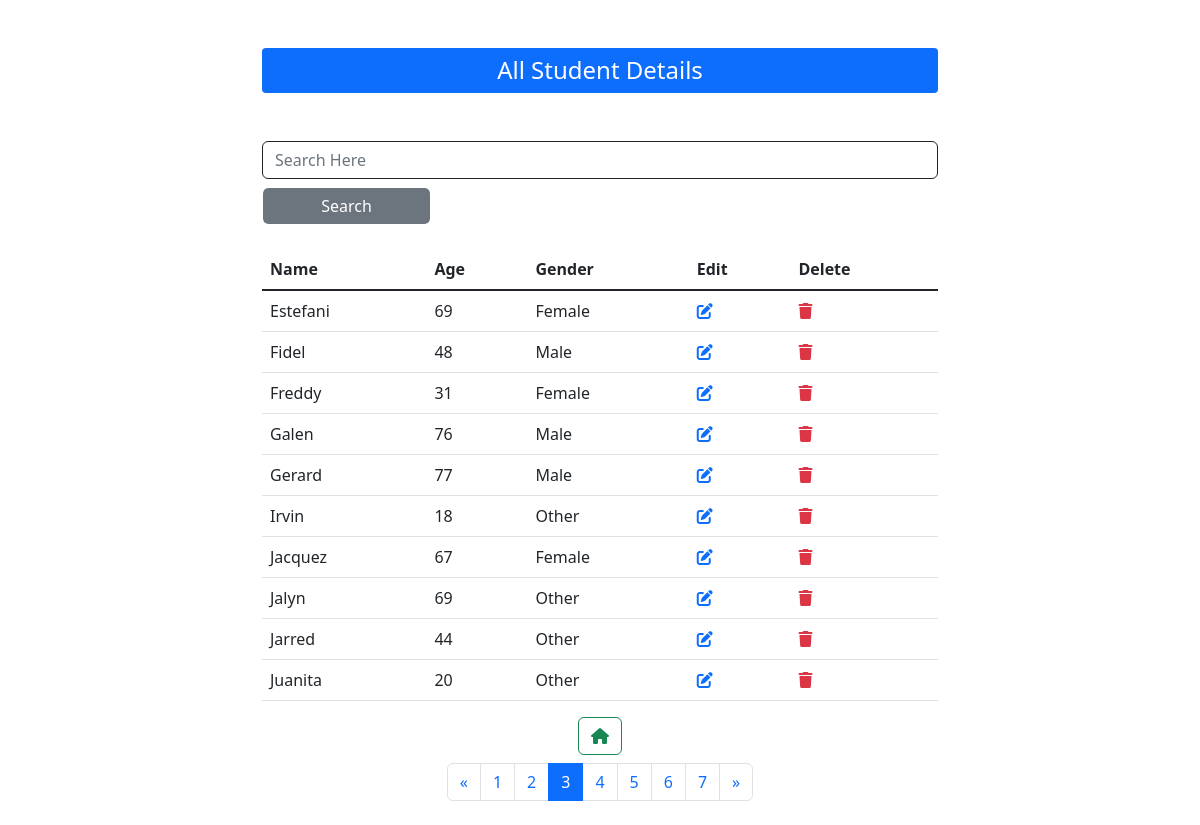
/allstduent/?page=3, run on the app's committed database.
### core/models.py (models this page shows)
class Student(models.Model):
    name = models.CharField(max_length=100)
    age = models.IntegerField()
    gender = models.CharField(choices=SELECT_GENDER,max_length=100)

### core/views.py (the view)
# urls.py: path('allstduent/', views.all_student, name="allstudent"),
def all_student(request):
    name = request.GET.get('byName')
    students = Student.objects.all()
    if name:
        students=students.filter(Q(name__icontains=name) | Q(gender=name))
    students = students.order_by("name")
    paginator = Paginator(students,per_page=10,orphans=2)
    page = request.GET.get('page',1)
    page_obj = paginator.get_page(page)
    page_range = paginator.get_elided_page_range(number=page)
    context = {
        'students': students,
        'page_obj':page_obj,
        "page_range":page_range
    }
    return render(request,"core/all_student.html",context)

### core/templates/core/all_student.html (shortened to what this page needs)
{% extends "core/base.html" %}
{% block content %}
<div class="student-details container">
    <h4 class="bg-primary text-center my-5 text-white py-2 rounded-1">All Student Details</h4>
    <form action="" method="get" >
        <div class="fom-control">
            <input type="text" name="byName" required class="form-control" placeholder ="Search Here" autocomplete="off">
            <input type="submit" value="Search" class="form-control w-25 bg-secondary text-white mt-2"  autocomplete="off">
        </div>
    </form>
    <table class="table mt-4">
        <thead>
            <tr>
                <th scope="col">Name</th>
                <th scope="col">Age</th>
                <th scope="col">Gender</th>
                <th scope="col">Edit</th>
                <th scope="col">Delete</th>
            </tr>
        </thead>
        <tbody class="table-group-divider">
        {% for student in page_obj %}
                <tr>
                    <td scope="row">{{ student.name }}</td>
                    <td scope="row">{{ student.age }}</td>
                    <td scope="row">{{ student.gender }}</td>
                     <td scope="row">
                        <a class="btn-sm" href="{% url 'edit' student.id %}">
                            <i class="fa-solid fa-edit"></i>
                        </a>
                    </td>
                    <td scope="row">
                        <a class="text-danger btn-sm" href="{% url 'delete' student.id %}">
                            <i class="fa-solid fa-trash"></i>
                        </a>
                    </td>
                </tr>
            {% endfor %}
        </tbody>
    </table>
    <div class="text-center mx-3">
        <a href="{% url "home" %}" class="btn btn-outline-success"><i class="fa fa-home" aria-hidden="true"></i></a>
    </div>
    <ul class="pagination justify-content-center flex-wrap mt-2 mb-4">
        {% if page_obj.has_previous %}
            <li class="page-item"><a class="page-link" href="?page={{ page_obj.previous_page_number }}">&laquo;</a></li>
        {% else %}
            <li class="disabled page-item"><span class="page-link">&laquo;</span></li>
        {% endif %}
        {% for i in page_range|default_if_none:page_obj.paginator.get_elided_page_range %}
            {% if page_obj.number == i %}
                <li class="active page-item">
                    <span class="page-link">{{ i }} <span class="sr-only bg-black">(current)</span></span>
                </li>
            {% else %}
                {% if i == page_obj.paginator.ELLIPSIS %}
                    <li class="page-item"><span class="page-link">{{ i }}</span></li>
                {% else %}
                    <li class="page-item"><a class="page-link" href="?page={{ i }}">{{ i }}</a></li>
                {% endif %}
            {% endif %}
        {% endfor %}
        {% if page_obj.has_next %}
            <li class="page-item"><a class="page-link" href="?page={{ page_obj.next_page_number }}">&raquo;</a></li>
        {% else %}
            <li class="disabled page-item"><span class="page-link">&raquo;</span></li>
        {% endif %}
    </ul>
</div>
{% endblock content %}

### core/static/core/style.css (style rules this page uses)
.container { width: clamp(500px, 80%, 700px); ; }
a { transition: 300ms; }
input { box-shadow: none !important; outline: none !important; border:1px solid !important; transition: all 200ms; }

### data on the page
Student: name "Estefani", age "69", gender "Female"
Student: name "Fidel", age "48", gender "Male"
Student: name "Freddy", age "31", gender "Female"
Student: name "Galen", age "76", gender "Male"
Student: name "Gerard", age "77", gender "Male"
Student: name "Irvin", age "18", gender "Other"
Student: name "Jacquez", age "67", gender "Female"
Student: name "Jalyn", age "69", gender "Other"
Student: name "Jarred", age "44", gender "Other"
Student: name "Juanita", age "20", gender "Other"

### other printed values
{{ i }} "1" "2" "4" "5" "6" "7"
{{ i }} "3"
